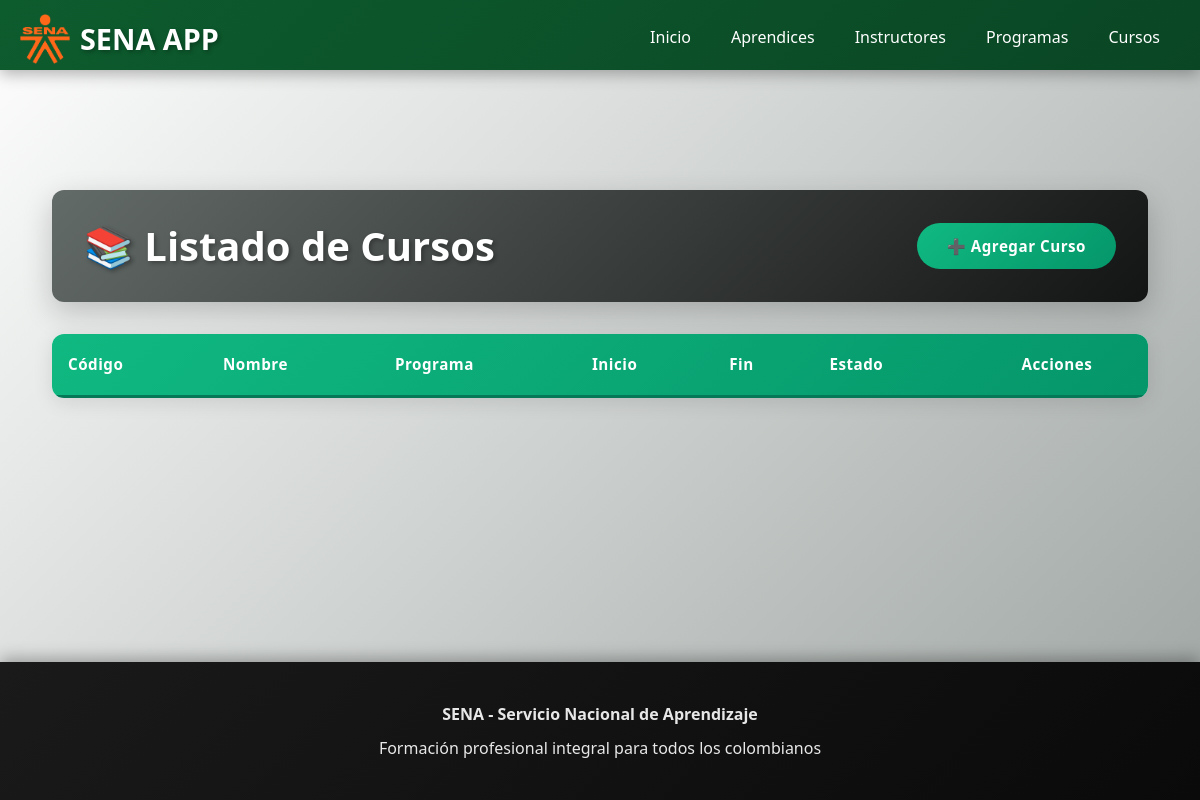
The page /cursos/ on the database as committed earlier.
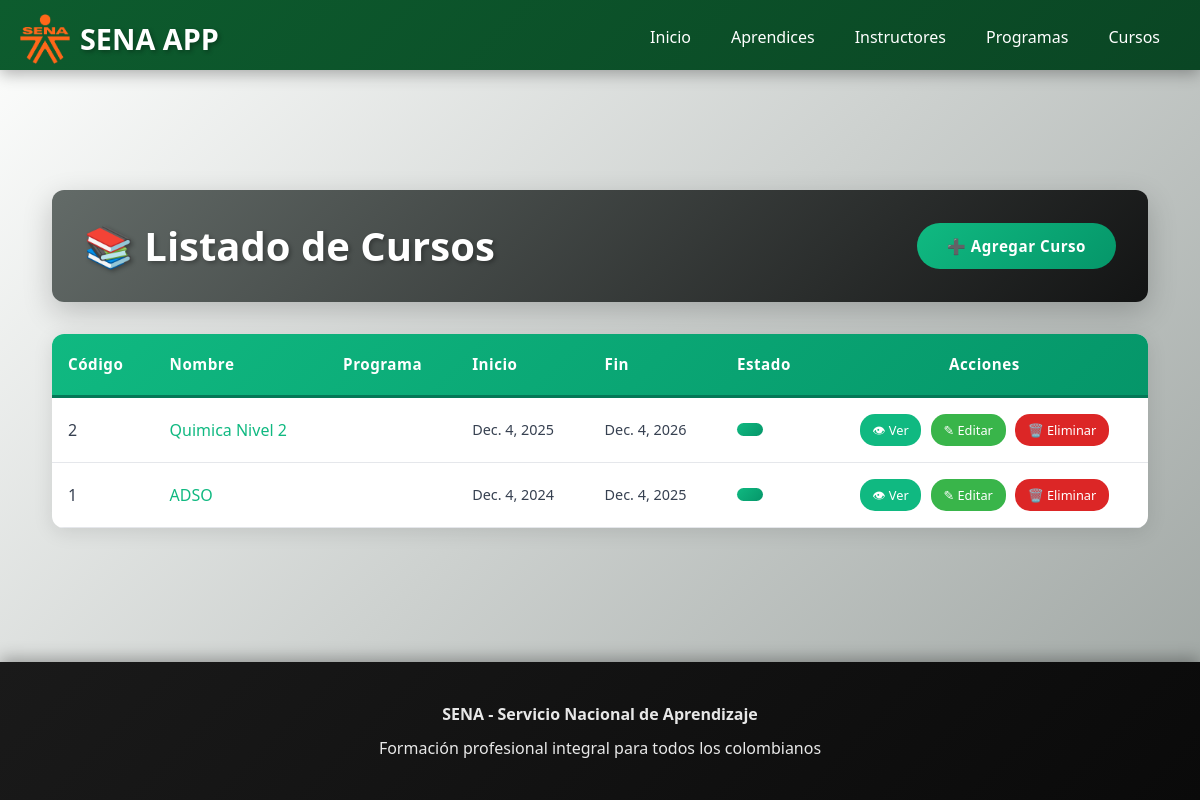
The same page on the database as committed later.
### cursos/models.py (models this page shows, shortened)
class Curso(models.Model):
    ESTADO_CHOICES = [
        ('PRO', 'Programado'),
        ('INI', 'Iniciado'),
        ('EJE', 'En Ejecución'),
        ('FIN', 'Finalizado'),
        ('CAN', 'Cancelado'),
        ('SUS', 'Suspendido'),
    ]
    codigo = models.CharField(max_length=30,unique=True,verbose_name="Código del Curso")
    nombre = models.CharField(max_length=200, verbose_name="Nombre del Curso")
    programa = models.ForeignKey('programas.Programa', on_delete=models.CASCADE, verbose_name="Programa de Formación")
    instructor_coordinador = models.ForeignKey('instructores.Instructor', on_delete=models.CASCADE, related_name='cursos_coordinados', verbose_name="Instructor Coordinador")
    instructores = models.ManyToManyField('instructores.Instructor', through='InstructorCurso', related_name='cursos_impartidos', verbose_name="Instructores")
    aprendices = models.ManyToManyField('aprendices.Aprendiz', through='AprendizCurso', related_name='cursos', verbose_name="Aprendices")
    fecha_inicio = models.DateField(verbose_name="Fecha de Inicio")
    fecha_fin = models.DateField(verbose_name="Fecha de Finalización")
    horario = models.CharField(max_length=100, verbose_name="Horario")
    aula = models.CharField(max_length=50, verbose_name="Aula/Ambiente")
    cupos_maximos = models.PositiveIntegerField(verbose_name="Cupos Máximos")
    estado = models.CharField(max_length=3, choices=ESTADO_CHOICES, default='PRO', verbose_name="Estado del Curso")
    observaciones = models.TextField(blank=True, null=True, verbose_name="Observaciones")
    fecha_registro = models.DateTimeField(auto_now_add=True, verbose_name="Fecha de Registro")
    class Meta:
        verbose_name = "Curso"
        verbose_name_plural = "Cursos"
        ordering = ['-fecha_inicio']

### cursos/views.py (the view)
# urls.py: path('cursos/', include('cursos.urls')),
def cursos(request):
    data = Curso.objects.all().values()
    context = {
        'cursos': data,
    }
    return render(request, 'lista_cursos.html', context)

### cursos/templates/lista_cursos.html (shortened to what the changed rows need)
{% extends "master.html" %}
{% block page_content %}
<div style="padding: 2rem; max-width: 1400px; margin: 0 auto;">
    <div style="background: linear-gradient(135deg, #636b68ff 0%, #131414ff 100%); padding: 2rem; border-radius: 12px; margin-bottom: 2rem; box-shadow: 0 10px 30px rgba(0,0,0,0.2); display: flex; justify-content: space-between; align-items: center;">
        <h1 style="color: white; margin: 0; font-size: 2.5rem; font-weight: 700; text-shadow: 2px 2px 4px rgba(0,0,0,0.3);">
            📚 Listado de Cursos
        </h1>
    </div>
    <div style="background: white; border-radius: 12px; overflow: hidden; box-shadow: 0 4px 20px rgba(0,0,0,0.1);">
        <div style="overflow-x: auto;">
            <table style="width: 100%; border-collapse: collapse; font-family: 'Segoe UI', Tahoma, Geneva, Verdana, sans-serif;">
                <thead>
                    <tr style="background: linear-gradient(135deg, #10b981 0%, #059669 100%);">
                        <th style="padding: 1.2rem 1rem; text-align: left; color: white; font-weight: 600; font-size: 0.95rem; letter-spacing: 0.5px; border-bottom: 3px solid #047857;">Código</th>
                        <th style="padding: 1.2rem 1rem; text-align: left; color: white; font-weight: 600; font-size: 0.95rem; letter-spacing: 0.5px; border-bottom: 3px solid #047857;">Nombre</th>
                        <th style="padding: 1.2rem 1rem; text-align: left; color: white; font-weight: 600; font-size: 0.95rem; letter-spacing: 0.5px; border-bottom: 3px solid #047857;">Programa</th>
                        <th style="padding: 1.2rem 1rem; text-align: left; color: white; font-weight: 600; font-size: 0.95rem; letter-spacing: 0.5px; border-bottom: 3px solid #047857;">Inicio</th>
                        <th style="padding: 1.2rem 1rem; text-align: left; color: white; font-weight: 600; font-size: 0.95rem; letter-spacing: 0.5px; border-bottom: 3px solid #047857;">Fin</th>
                        <th style="padding: 1.2rem 1rem; text-align: left; color: white; font-weight: 600; font-size: 0.95rem; letter-spacing: 0.5px; border-bottom: 3px solid #047857;">Estado</th>
                        <th style="padding: 1.2rem 1rem; text-align: center; color: white; font-weight: 600; font-size: 0.95rem; letter-spacing: 0.5px; border-bottom: 3px solid #047857;">Acciones</th>
                    </tr>
                </thead>
                <tbody>
                    {% for curso in cursos %}
                    <tr style="transition: all 0.3s ease; border-bottom: 1px solid #e5e7eb;"
                        onmouseover="this.style.backgroundColor='#f3f4f6'; this.style.transform='scale(1.01)'"
                        onmouseout="this.style.backgroundColor='white'; this.style.transform='scale(1)'">
                        <td style="padding: 1rem; color: #374151; font-weight: 500;">{{ curso.codigo }}</td>
                        <td style="padding: 1rem;">
                            <a href="{% url 'cursos:detalle_curso' curso.id %}" style="color: #10b981; text-decoration: none; font-weight: 500; transition: all 0.3s ease;"
                               onmouseover="this.style.color='#059669'; this.style.textDecoration='underline'"
                               onmouseout="this.style.color='#10b981'; this.style.textDecoration='none'">
                                {{ curso.nombre }}
                            </a>
                        </td>
                        <td style="padding: 1rem; color: #374151;">{{ curso.programa }}</td>
                        <td style="padding: 1rem; color: #374151; font-size: 0.9rem;">{{ curso.fecha_inicio }}</td>
                        <td style="padding: 1rem; color: #374151; font-size: 0.9rem;">{{ curso.fecha_fin }}</td>
                        <td style="padding: 1rem;">
                            <span style="background: linear-gradient(135deg, #10b981 0%, #059669 100%); color: white; padding: 0.4rem 0.8rem; border-radius: 20px; font-size: 0.85rem; font-weight: 500; display: inline-block;">
                            </span>
                        </td>
                        <td style="padding: 1rem; text-align: center;">
                            <a href="{% url 'cursos:detalle_curso' curso.id %}" style="padding: 0.4rem 0.8rem; background: #10b981; color: white; text-decoration: none; border-radius: 15px; font-size: 0.8rem; font-weight: 500; display: inline-block; margin-right: 5px; transition: all 0.3s ease;"
                               onmouseover="this.style.backgroundColor='#059669'; this.style.transform='scale(1.1)'"
                               onmouseout="this.style.backgroundColor='#10b981'; this.style.transform='scale(1)'">
                                👁 Ver
                            </a>
                            <a href="{% url 'cursos:editar_curso' curso.id %}" style="padding: 0.4rem 0.8rem; background: #39b54a; color: white; text-decoration: none; border-radius: 15px; font-size: 0.8rem; font-weight: 500; display: inline-block; margin-right: 5px; transition: all 0.3s ease;"
                               onmouseover="this.style.backgroundColor='#2d8659'; this.style.transform='scale(1.1)'"
                               onmouseout="this.style.backgroundColor='#39b54a'; this.style.transform='scale(1)'">
                                ✎ Editar
                            </a>
                            <a href="{% url 'cursos:eliminar_curso' curso.id %}" style="padding: 0.4rem 0.8rem; background: #dc2626; color: white; text-decoration: none; border-radius: 15px; font-size: 0.8rem; font-weight: 500; display: inline-block; transition: all 0.3s ease;"
                               onmouseover="this.style.backgroundColor='#991b1b'; this.style.transform='scale(1.1)'"
                               onmouseout="this.style.backgroundColor='#dc2626'; this.style.transform='scale(1)'">
                                🗑️ Eliminar
                            </a>
                        </td>
                    </tr>
                    {% endfor %}
                </tbody>
            </table>
        </div>
    </div>
{% endblock %}

Rows that differ between the two databases and show on the page:
added Curso: codigo "2", nombre "Quimica Nivel 2", fecha_inicio "Dec. 4, 2025", fecha_fin "Dec. 4, 2026"
added Curso: codigo "1", nombre "ADSO", fecha_inicio "Dec. 4, 2024", fecha_fin "Dec. 4, 2025"
